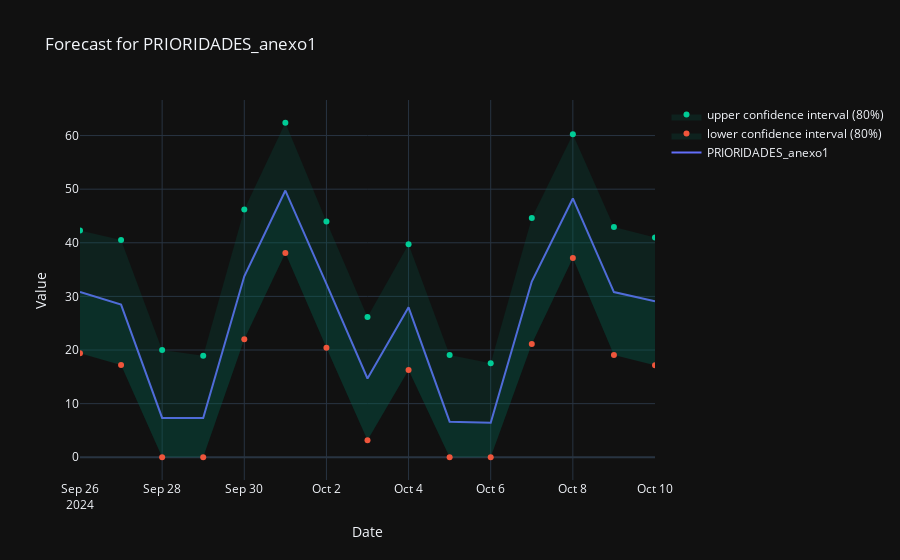
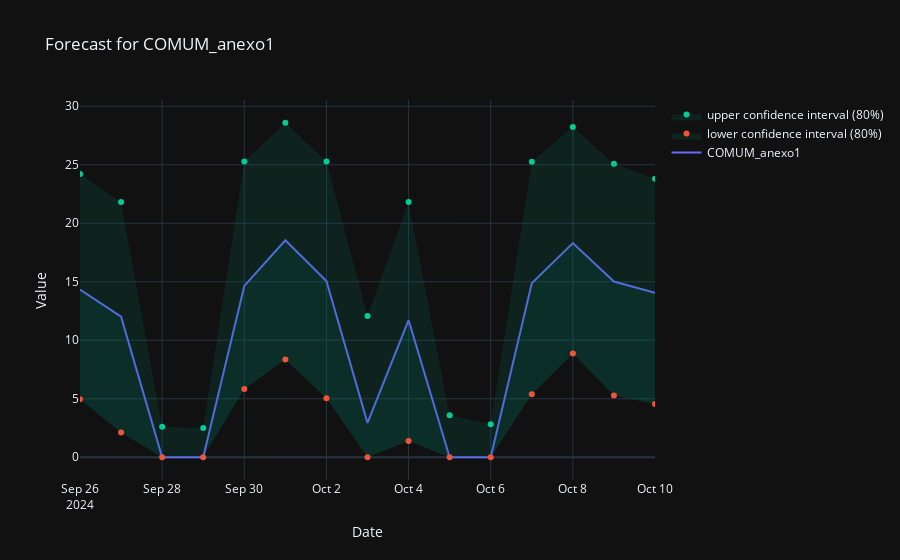
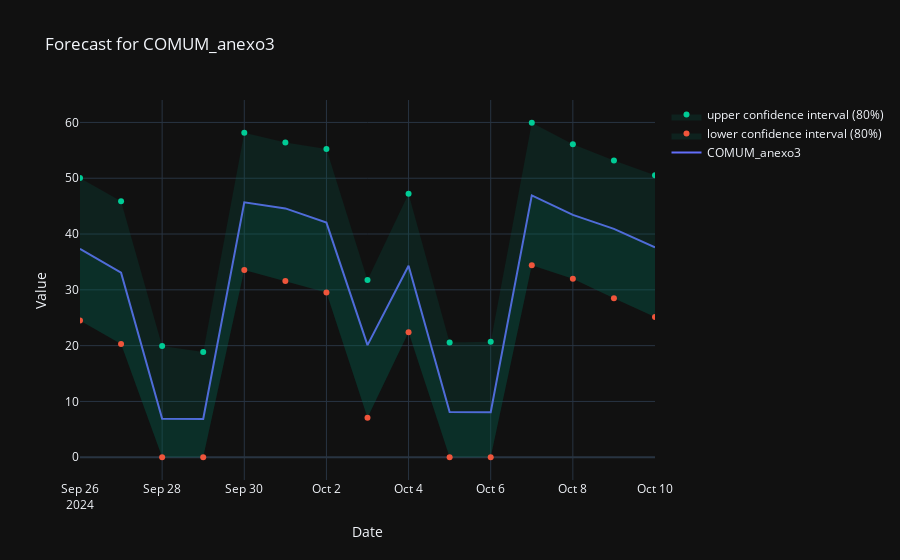
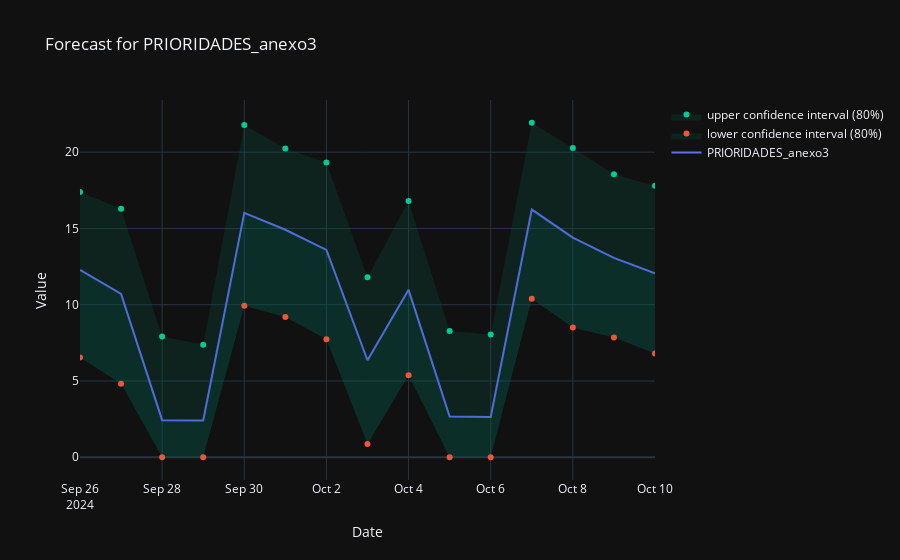

Notebook source saved alongside these figures, in order:
### Code cell
import plotly.graph_objects as go

for feature in df_forecast.columns:
    fig = go.Figure()
    
    # Add forecast trace
    fig.add_trace(go.Scatter(
        x=df_forecast.index,
        y=df_forecast[feature],
        mode='lines',
        name=feature
    ))
    
    # Add lower interval trace
    fig.add_trace(go.Scatter(
        x=df_interval.index,
        y=df_interval[feature + '_lower'],
        fill='tonexty',
        fillcolor='rgba(0,100,80,0.2)',
        line=dict(width=0),
        showlegend=True,
        name=f'lower confidence interval ({coverage_value:.0%})'
    ))
    
    # Add upper interval trace
    fig.add_trace(go.Scatter(
        x=df_interval.index,
        y=df_interval[feature + '_upper'],
        fill='tonexty',
        fillcolor='rgba(0,100,80,0.2)',
        line=dict(width=0),
        showlegend=True,
        name=f'upper confidence interval ({coverage_value:.0%})'
    ))
    
    # Update layout
    fig.update_layout(
        title=f'Forecast for {feature}',
        xaxis_title='Date',
        yaxis_title='Value',
        template='plotly_dark',
    )
    
    # Show figure
    fig.show()

### Figure 1 — Plotly figure (JSON) as saved in the notebook; plotly's stock layout.template omitted (floating-point values rounded to 4 significant figures)
{"data": [{"mode": "lines", "name": "PRIORIDADES_anexo1", "type": "scatter", "x": ["2024-09-26T00:00:00", "2024-09-27T00:00:00", "2024-09-28T00:00:00", "2024-09-29T00:00:00", "2024-09-30T00:00:00", "2024-10-01T00:00:00", "2024-10-02T00:00:00", "2024-10-03T00:00:00", "2024-10-04T00:00:00", "2024-10-05T00:00:00", "2024-10-06T00:00:00", "2024-10-07T00:00:00", "2024-10-08T00:00:00", "2024-10-09T00:00:00", "2024-10-10T00:00:00"], "y": [30.83, 28.47, 7.341, 7.314, 33.76, 49.75, 32.32, 14.69, 27.96, 6.639, 6.45, 32.77, 48.27, 30.81, 29.07]}, {"fill": "tonexty", "fillcolor": "rgba(0,100,80,0.2)", "line": {"width": 0}, "name": "lower confidence interval (80%)", "showlegend": true, "type": "scatter", "x": ["2024-09-26T00:00:00", "2024-09-27T00:00:00", "2024-09-28T00:00:00", "2024-09-29T00:00:00", "2024-09-30T00:00:00", "2024-10-01T00:00:00", "2024-10-02T00:00:00", "2024-10-03T00:00:00", "2024-10-04T00:00:00", "2024-10-05T00:00:00", "2024-10-06T00:00:00", "2024-10-07T00:00:00", "2024-10-08T00:00:00", "2024-10-09T00:00:00", "2024-10-10T00:00:00"], "y": [19.41, 17.21, 0, 0, 21.99, 38.1, 20.43, 3.15, 16.27, 0, 0, 21.1, 37.16, 19.06, 17.15]}, {"fill": "tonexty", "fillcolor": "rgba(0,100,80,0.2)", "line": {"width": 0}, "name": "upper confidence interval (80%)", "showlegend": true, "type": "scatter", "x": ["2024-09-26T00:00:00", "2024-09-27T00:00:00", "2024-09-28T00:00:00", "2024-09-29T00:00:00", "2024-09-30T00:00:00", "2024-10-01T00:00:00", "2024-10-02T00:00:00", "2024-10-03T00:00:00", "2024-10-04T00:00:00", "2024-10-05T00:00:00", "2024-10-06T00:00:00", "2024-10-07T00:00:00", "2024-10-08T00:00:00", "2024-10-09T00:00:00", "2024-10-10T00:00:00"], "y": [42.3, 40.53, 20.0, 18.92, 46.2, 62.39, 43.99, 26.17, 39.71, 19.06, 17.55, 44.64, 60.24, 42.92, 41.0]}], "layout": {"title": {"text": "Forecast for PRIORIDADES_anexo1"}, "xaxis": {"title": {"text": "Date"}}, "yaxis": {"title": {"text": "Value"}}}}

### Figure 2 — Plotly figure (JSON) as saved in the notebook; plotly's stock layout.template omitted (floating-point values rounded to 4 significant figures)
{"data": [{"mode": "lines", "name": "COMUM_anexo1", "type": "scatter", "x": ["2024-09-26T00:00:00", "2024-09-27T00:00:00", "2024-09-28T00:00:00", "2024-09-29T00:00:00", "2024-09-30T00:00:00", "2024-10-01T00:00:00", "2024-10-02T00:00:00", "2024-10-03T00:00:00", "2024-10-04T00:00:00", "2024-10-05T00:00:00", "2024-10-06T00:00:00", "2024-10-07T00:00:00", "2024-10-08T00:00:00", "2024-10-09T00:00:00", "2024-10-10T00:00:00"], "y": [14.34, 12.02, 0, 0, 14.64, 18.55, 15.07, 2.936, 11.73, 0, 0, 14.88, 18.31, 15.02, 14.05]}, {"fill": "tonexty", "fillcolor": "rgba(0,100,80,0.2)", "line": {"width": 0}, "name": "lower confidence interval (80%)", "showlegend": true, "type": "scatter", "x": ["2024-09-26T00:00:00", "2024-09-27T00:00:00", "2024-09-28T00:00:00", "2024-09-29T00:00:00", "2024-09-30T00:00:00", "2024-10-01T00:00:00", "2024-10-02T00:00:00", "2024-10-03T00:00:00", "2024-10-04T00:00:00", "2024-10-05T00:00:00", "2024-10-06T00:00:00", "2024-10-07T00:00:00", "2024-10-08T00:00:00", "2024-10-09T00:00:00", "2024-10-10T00:00:00"], "y": [4.953, 2.117, 0, 0, 5.834, 8.363, 5.045, 0, 1.389, 0, 0, 5.393, 8.87, 5.285, 4.55]}, {"fill": "tonexty", "fillcolor": "rgba(0,100,80,0.2)", "line": {"width": 0}, "name": "upper confidence interval (80%)", "showlegend": true, "type": "scatter", "x": ["2024-09-26T00:00:00", "2024-09-27T00:00:00", "2024-09-28T00:00:00", "2024-09-29T00:00:00", "2024-09-30T00:00:00", "2024-10-01T00:00:00", "2024-10-02T00:00:00", "2024-10-03T00:00:00", "2024-10-04T00:00:00", "2024-10-05T00:00:00", "2024-10-06T00:00:00", "2024-10-07T00:00:00", "2024-10-08T00:00:00", "2024-10-09T00:00:00", "2024-10-10T00:00:00"], "y": [24.22, 21.81, 2.604, 2.499, 25.27, 28.59, 25.28, 12.07, 21.82, 3.6, 2.811, 25.25, 28.22, 25.1, 23.8]}], "layout": {"title": {"text": "Forecast for COMUM_anexo1"}, "xaxis": {"title": {"text": "Date"}}, "yaxis": {"title": {"text": "Value"}}}}

### Figure 3 — Plotly figure (JSON) as saved in the notebook; plotly's stock layout.template omitted (floating-point values rounded to 4 significant figures)
{"data": [{"mode": "lines", "name": "COMUM_anexo3", "type": "scatter", "x": ["2024-09-26T00:00:00", "2024-09-27T00:00:00", "2024-09-28T00:00:00", "2024-09-29T00:00:00", "2024-09-30T00:00:00", "2024-10-01T00:00:00", "2024-10-02T00:00:00", "2024-10-03T00:00:00", "2024-10-04T00:00:00", "2024-10-05T00:00:00", "2024-10-06T00:00:00", "2024-10-07T00:00:00", "2024-10-08T00:00:00", "2024-10-09T00:00:00", "2024-10-10T00:00:00"], "y": [37.35, 33.07, 6.891, 6.858, 45.68, 44.59, 42.04, 20.09, 34.32, 8.118, 8.082, 46.92, 43.42, 40.93, 37.62]}, {"fill": "tonexty", "fillcolor": "rgba(0,100,80,0.2)", "line": {"width": 0}, "name": "lower confidence interval (80%)", "showlegend": true, "type": "scatter", "x": ["2024-09-26T00:00:00", "2024-09-27T00:00:00", "2024-09-28T00:00:00", "2024-09-29T00:00:00", "2024-09-30T00:00:00", "2024-10-01T00:00:00", "2024-10-02T00:00:00", "2024-10-03T00:00:00", "2024-10-04T00:00:00", "2024-10-05T00:00:00", "2024-10-06T00:00:00", "2024-10-07T00:00:00", "2024-10-08T00:00:00", "2024-10-09T00:00:00", "2024-10-10T00:00:00"], "y": [24.49, 20.31, 0, 0, 33.57, 31.57, 29.51, 7.068, 22.42, 0, 0, 34.41, 31.98, 28.51, 25.15]}, {"fill": "tonexty", "fillcolor": "rgba(0,100,80,0.2)", "line": {"width": 0}, "name": "upper confidence interval (80%)", "showlegend": true, "type": "scatter", "x": ["2024-09-26T00:00:00", "2024-09-27T00:00:00", "2024-09-28T00:00:00", "2024-09-29T00:00:00", "2024-09-30T00:00:00", "2024-10-01T00:00:00", "2024-10-02T00:00:00", "2024-10-03T00:00:00", "2024-10-04T00:00:00", "2024-10-05T00:00:00", "2024-10-06T00:00:00", "2024-10-07T00:00:00", "2024-10-08T00:00:00", "2024-10-09T00:00:00", "2024-10-10T00:00:00"], "y": [50.02, 45.86, 19.93, 18.86, 58.15, 56.41, 55.25, 31.78, 47.2, 20.56, 20.68, 59.94, 56.08, 53.19, 50.51]}], "layout": {"title": {"text": "Forecast for COMUM_anexo3"}, "xaxis": {"title": {"text": "Date"}}, "yaxis": {"title": {"text": "Value"}}}}

### Figure 4 — Plotly figure (JSON) as saved in the notebook; plotly's stock layout.template omitted (floating-point values rounded to 4 significant figures)
{"data": [{"mode": "lines", "name": "PRIORIDADES_anexo3", "type": "scatter", "x": ["2024-09-26T00:00:00", "2024-09-27T00:00:00", "2024-09-28T00:00:00", "2024-09-29T00:00:00", "2024-09-30T00:00:00", "2024-10-01T00:00:00", "2024-10-02T00:00:00", "2024-10-03T00:00:00", "2024-10-04T00:00:00", "2024-10-05T00:00:00", "2024-10-06T00:00:00", "2024-10-07T00:00:00", "2024-10-08T00:00:00", "2024-10-09T00:00:00", "2024-10-10T00:00:00"], "y": [12.28, 10.71, 2.431, 2.413, 16.02, 14.92, 13.6, 6.359, 10.98, 2.675, 2.642, 16.24, 14.4, 13.08, 12.05]}, {"fill": "tonexty", "fillcolor": "rgba(0,100,80,0.2)", "line": {"width": 0}, "name": "lower confidence interval (80%)", "showlegend": true, "type": "scatter", "x": ["2024-09-26T00:00:00", "2024-09-27T00:00:00", "2024-09-28T00:00:00", "2024-09-29T00:00:00", "2024-09-30T00:00:00", "2024-10-01T00:00:00", "2024-10-02T00:00:00", "2024-10-03T00:00:00", "2024-10-04T00:00:00", "2024-10-05T00:00:00", "2024-10-06T00:00:00", "2024-10-07T00:00:00", "2024-10-08T00:00:00", "2024-10-09T00:00:00", "2024-10-10T00:00:00"], "y": [6.537, 4.826, 0, 0, 9.928, 9.198, 7.737, 0.8733, 5.382, 0, 0, 10.4, 8.503, 7.846, 6.8]}, {"fill": "tonexty", "fillcolor": "rgba(0,100,80,0.2)", "line": {"width": 0}, "name": "upper confidence interval (80%)", "showlegend": true, "type": "scatter", "x": ["2024-09-26T00:00:00", "2024-09-27T00:00:00", "2024-09-28T00:00:00", "2024-09-29T00:00:00", "2024-09-30T00:00:00", "2024-10-01T00:00:00", "2024-10-02T00:00:00", "2024-10-03T00:00:00", "2024-10-04T00:00:00", "2024-10-05T00:00:00", "2024-10-06T00:00:00", "2024-10-07T00:00:00", "2024-10-08T00:00:00", "2024-10-09T00:00:00", "2024-10-10T00:00:00"], "y": [17.39, 16.29, 7.919, 7.381, 21.78, 20.25, 19.33, 11.8, 16.79, 8.269, 8.045, 21.93, 20.27, 18.56, 17.8]}], "layout": {"title": {"text": "Forecast for PRIORIDADES_anexo3"}, "xaxis": {"title": {"text": "Date"}}, "yaxis": {"title": {"text": "Value"}}}}
